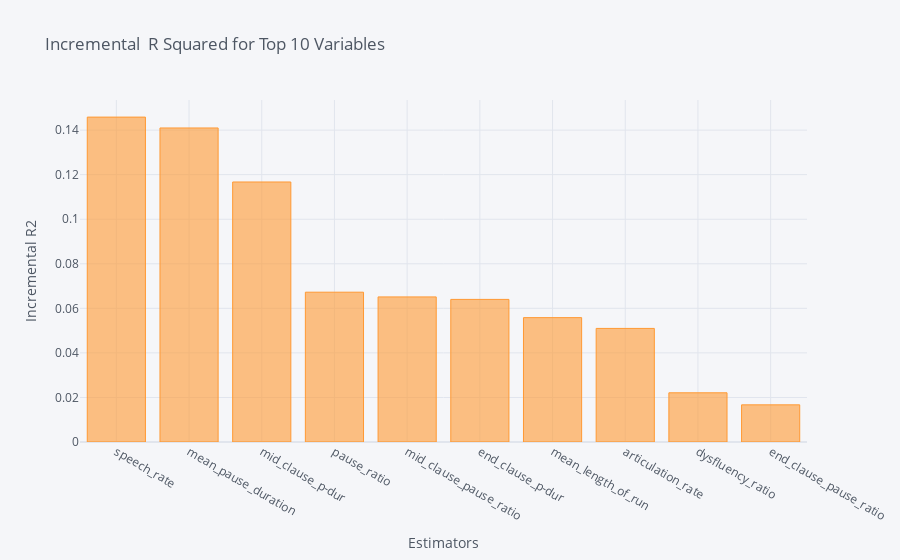
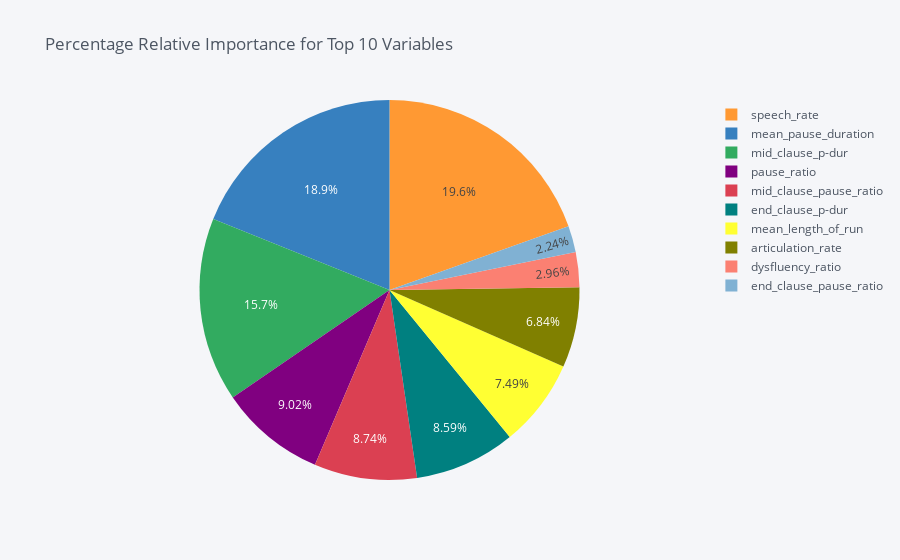

The code cell stored with these charts, in order, in its notebook:
### Markdown cell above
### 3.1. Arg Oly

**Manual Measures (Facet = Rater)**

### Code cell
task = "Arg_Oly"
manual = True
task_facet = False
X, Y = load_dataset(task, manual, task_facet)
result = fit_dominance_regression(X, Y, train_indices_list_mono)
df_dominance_stats = generate_dominance_statistics_table(result, task, manual, task_facet)
draw_relative_importance_graphs(result)
manual_best_trial = result["best_trial"]
df_eval_list.append(df_dominance_stats)
df_dominance_stats.head()

### Figure 1 — Plotly figure (JSON) as saved in the notebook; plotly's stock layout.template omitted (floating-point values rounded to 4 significant figures)
{"data": [{"marker": {"color": "rgba(255, 153, 51, 0.6)", "line": {"color": "rgba(255, 153, 51, 1.0)", "width": 1}}, "name": "incremental_r2", "orientation": "v", "text": "", "type": "bar", "x": ["speech_rate", "mean_pause_duration", "mid_clause_p-dur", "pause_ratio", "mid_clause_pause_ratio", "end_clause_p-dur", "mean_length_of_run", "articulation_rate", "dysfluency_ratio", "end_clause_pause_ratio"], "y": [0.1458, 0.141, 0.1167, 0.06724, 0.06513, 0.06401, 0.05582, 0.05099, 0.02208, 0.01667]}], "layout": {"legend": {"bgcolor": "#F5F6F9", "font": {"color": "#4D5663"}}, "paper_bgcolor": "#F5F6F9", "plot_bgcolor": "#F5F6F9", "title": {"font": {"color": "#4D5663"}, "text": "Incremental  R Squared for Top 10 Variables "}, "xaxis": {"gridcolor": "#E1E5ED", "showgrid": true, "tickfont": {"color": "#4D5663"}, "title": {"font": {"color": "#4D5663"}, "text": "Estimators"}, "zerolinecolor": "#E1E5ED"}, "yaxis": {"gridcolor": "#E1E5ED", "showgrid": true, "tickfont": {"color": "#4D5663"}, "title": {"font": {"color": "#4D5663"}, "text": "Incremental R2"}, "zerolinecolor": "#E1E5ED"}}}

### Figure 2 — Plotly figure (JSON) as saved in the notebook; plotly's stock layout.template omitted (floating-point values rounded to 4 significant figures)
{"data": [{"labels": ["speech_rate", "mean_pause_duration", "mid_clause_p-dur", "pause_ratio", "mid_clause_pause_ratio", "end_clause_p-dur", "mean_length_of_run", "articulation_rate", "dysfluency_ratio", "end_clause_pause_ratio"], "marker": {"colors": ["rgba(255, 153, 51, 1.0)", "rgba(55, 128, 191, 1.0)", "rgba(50, 171, 96, 1.0)", "rgba(128, 0, 128, 1.0)", "rgba(219, 64, 82, 1.0)", "rgba(0, 128, 128, 1.0)", "rgba(255, 255, 51, 1.0)", "rgba(128, 128, 0, 1.0)", "rgba(251, 128, 114, 1.0)", "rgba(128, 177, 211, 1.0)"]}, "name": "", "type": "pie", "values": [19.56, 18.91, 15.66, 9.021, 8.737, 8.587, 7.489, 6.84, 2.962, 2.237]}], "layout": {"legend": {"bgcolor": "#F5F6F9", "font": {"color": "#4D5663"}}, "paper_bgcolor": "#F5F6F9", "plot_bgcolor": "#F5F6F9", "title": {"font": {"color": "#4D5663"}, "text": "Percentage Relative Importance for Top 10 Variables "}}}
